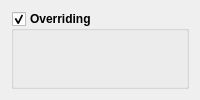
               <widget class="QWidget" name="tab_7">
                <attribute name="title">
                 <string>Override</string>
                </attribute>
                <layout class="QHBoxLayout" name="horizontalLayout_43">
                 <item>
                  <layout class="QGridLayout" name="gridLayout_2">
                   <item row="0" column="0">
                    <widget class="GroupBox" name="grpOverriding">
                     <property name="enabled">
                      <bool>true</bool>
                     </property>
                     <property name="font">
                      <font>
                       <weight>75</weight>
                       <bold>true</bold>
                      </font>
                     </property>
                     <property name="title">
                      <string>Overriding</string>
                     </property>
                     <property name="checkable">
                      <bool>true</bool>
                     </property>
                     <property name="overridden" stdset="0">
                      <bool>false</bool>
                     </property>
                     <layout class="QHBoxLayout" name="horizontalLayout_14">
                      <property name="leftMargin">
                       <number>8</number>
                      </property>
                      <property name="topMargin">
                       <number>8</number>
                      </property>
                      <property name="rightMargin">
                       <number>8</number>
                      </property>
                      <property name="bottomMargin">
                       <number>8</number>
                      </property>
                      <item>
                       <widget class="QWidget" name="widgetFeed" native="true">
                        <layout class="QVBoxLayout" name="verticalLayout_22">
                         <property name="leftMargin">
                          <number>0</number>
                         </property>
                         <property name="topMargin">
                          <number>0</number>
                         </property>
                         <property name="rightMargin">
                          <number>0</number>
                         </property>
                         <property name="bottomMargin">
                          <number>0</number>
                         </property>
                         <item>
                          <widget class="SliderBox" name="slbFeedOverride" native="true"/>
                         </item>
                         <item>
                          <widget class="SliderBox" name="slbRapidOverride" native="true"/>
                         </item>
                         <item>
                          <widget class="SliderBox" name="slbSpindleOverride" native="true"/>
                         </item>
                        </layout>
                       </widget>
                      </item>
                     </layout>
                    </widget>
                   </item>
                  </layout>
                 </item>
                </layout>
               </widget>
